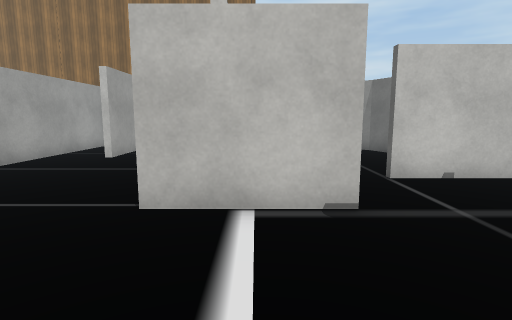
view 1 (above)

21 first-person views from a walk through a scene from a Unity 3-D project. The camera is 1.2 m above the floor, tilts 8° down and sees 80° across. Doors are open. The floor is counted in squares, 1 m on a side. Each view is taken from the middle of a square. On the plan, view 1 faces up. The plan holds only what a view shows up to about 13 squares ahead; the rest is blank. The place goes on beyond the plan. Some animated figures are left out. Some surface patterns are stand-ins.

view 2
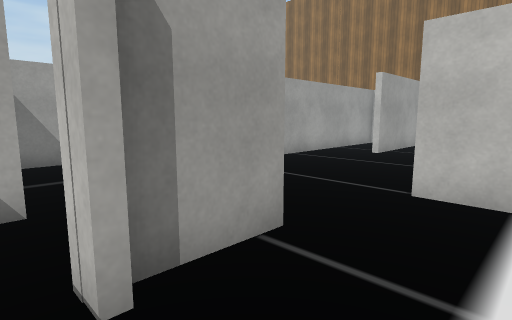

view 3
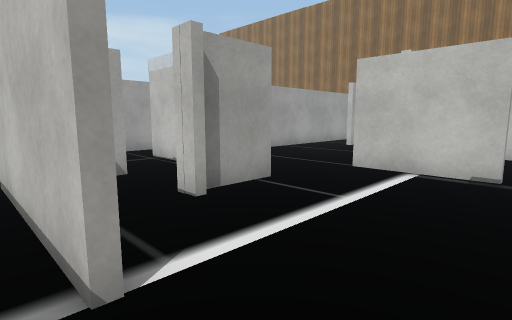

view 4
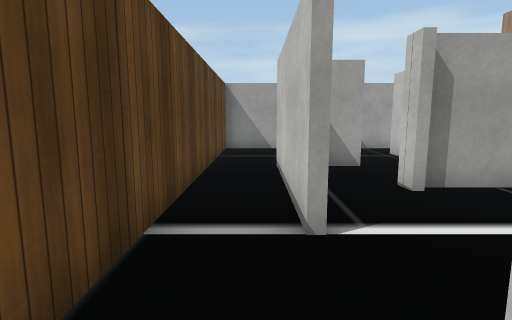

view 5
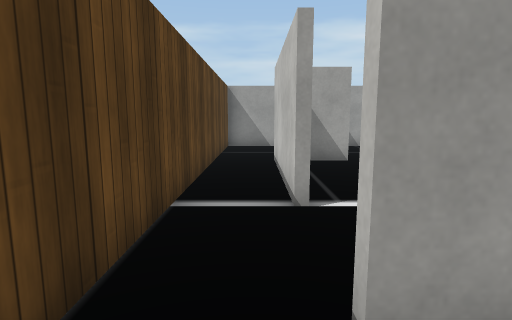

view 6
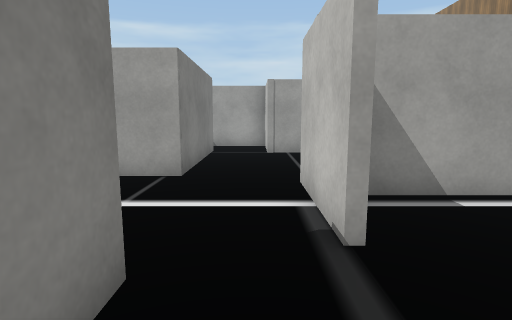

view 7
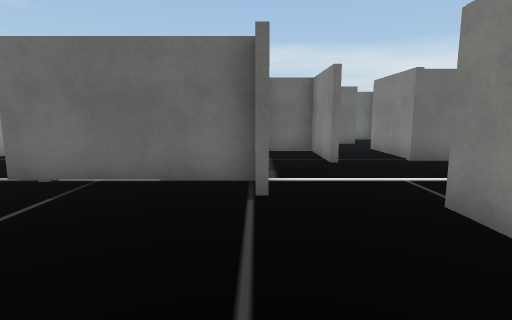

view 8
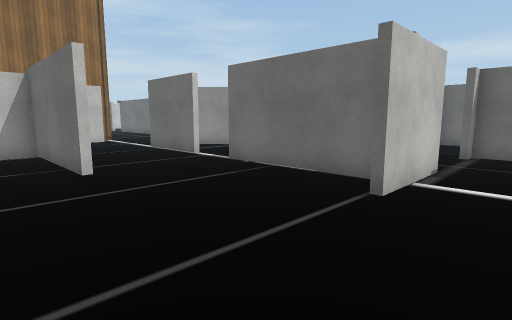

view 9
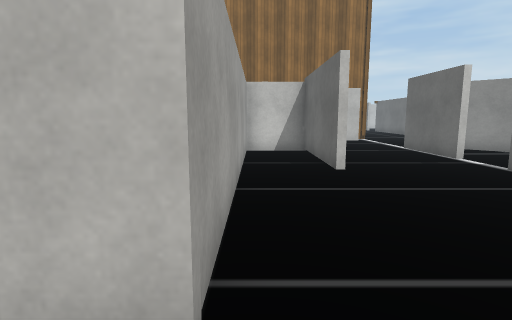

view 10
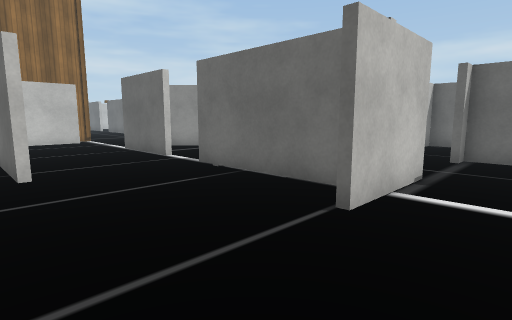

view 11
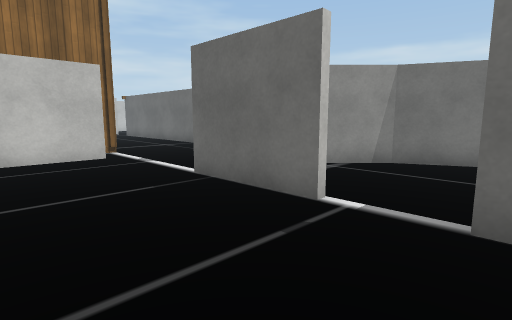

view 12
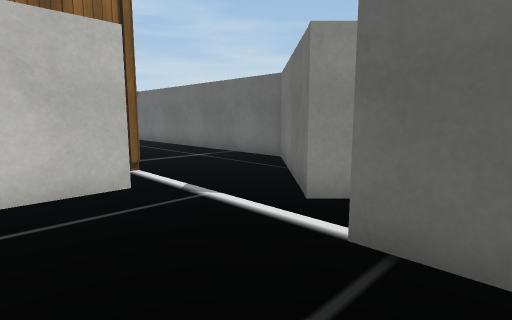

view 13
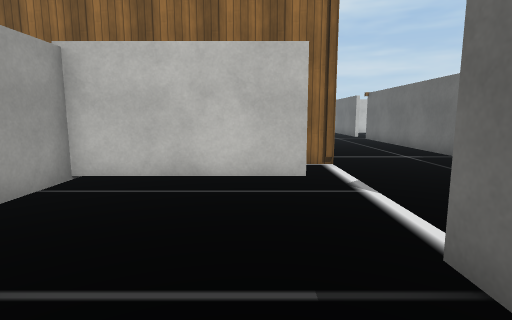

view 14
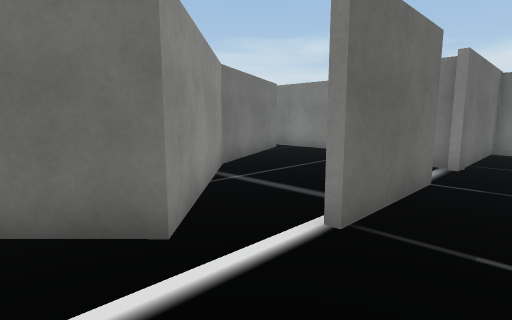

view 15
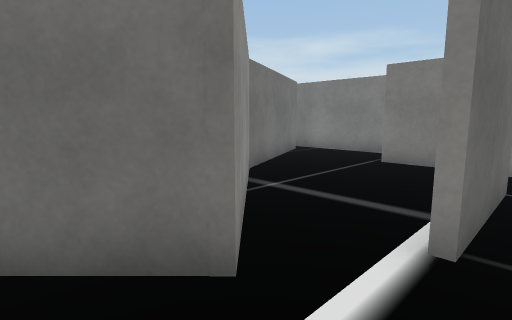

view 16
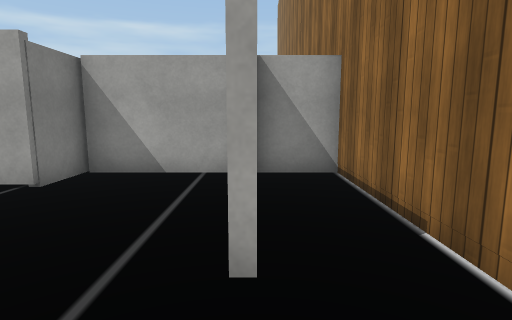

view 17
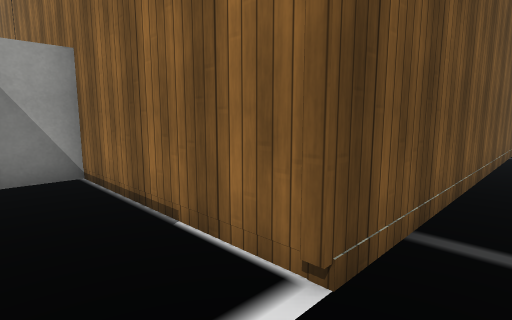

view 18
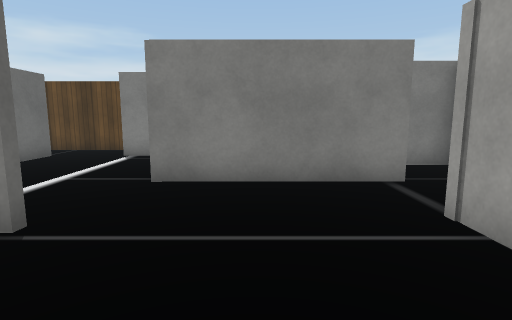

view 19
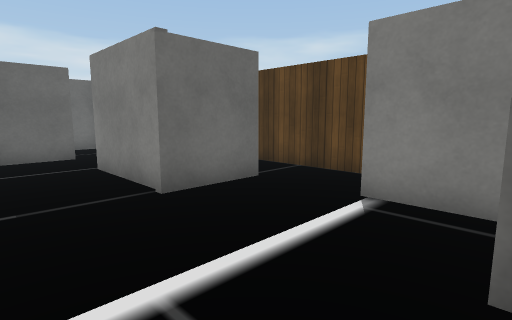

view 20
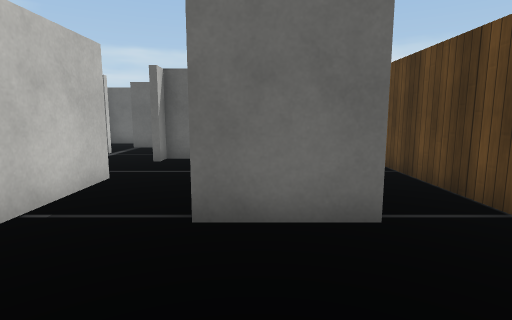

view 21
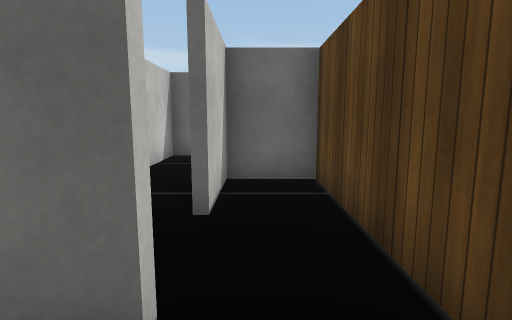

### Floor plan
Key: @ floor where view 1 was taken; # wall or solid block; . floor; = window, fence, low wall or low ledge; T thing the floor can be seen under or through.
Columns run from 9 left of view 1 to 11 right of it. Each row starts with its distance up from view 1.
 22          #...#
 21          #...#
 20          #...#
 19    #######...#
 18    #..  .....#
 17    #####....##
 16    #.......##
 15    #......##
 14    #......##
 13   ####..#..##
 12   #..#..#...##
 11   #..#..#....##
 10   #..#........#
  9   #..#........##
  8   #.....TT##...#
  7   #.....T......#
  6   #.....T...#######
  5   #.....T.........#
  4 ###.....###...#   #..
  3 #.............# ....#
  2 #..........####..#
  1 #..#####.........#
  0 #====..#.@.####..###
 -1 #   #......#   ....#
 -2 #...######.#  ###  #
 -3 #...............#
 -4 #################

Positions as (right, up) in squares from view 1, and headings:
1: (0, 0), facing up
2: (0, -1), facing up-left
3: (2, -3), facing up-left
4: (3, -3), facing left
5: (4, -3), facing left
6: (4, 3), facing left
7: (-6, 4), facing right
8: (-6, 2), facing up-right
9: (-6, 2), facing up
10: (-5, 2), facing up-right
11: (-4, 8), facing up-right
12: (-3, 12), facing up-right
13: (-2, 11), facing up
14: (-2, 16), facing down-right
15: (-1, 16), facing down-right
16: (1, 17), facing left
17: (1, 17), facing up-left
18: (-4, 7), facing down
19: (-2, 2), facing down-right
20: (-1, -1), facing right
21: (1, -3), facing right
